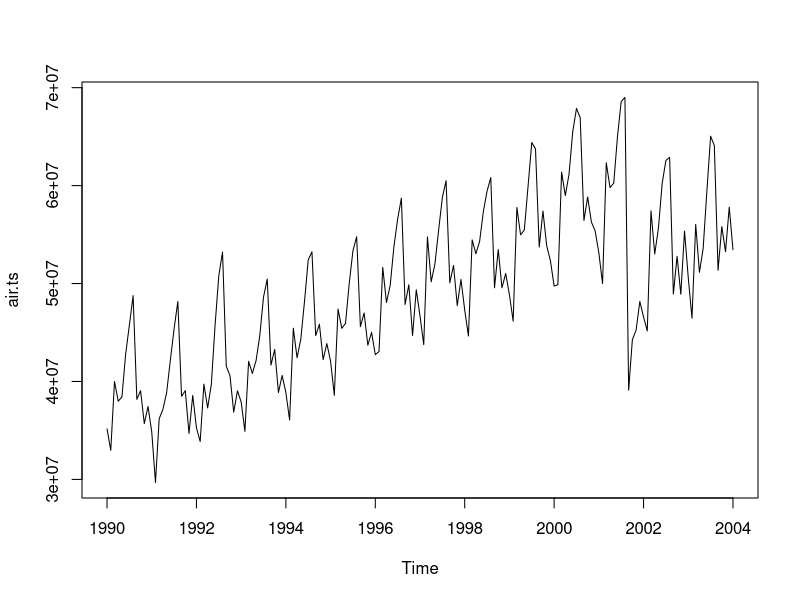
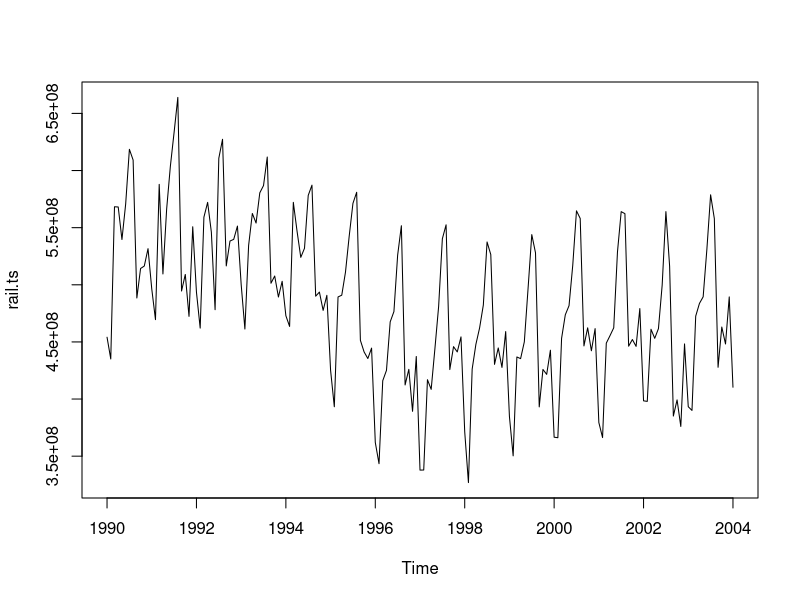
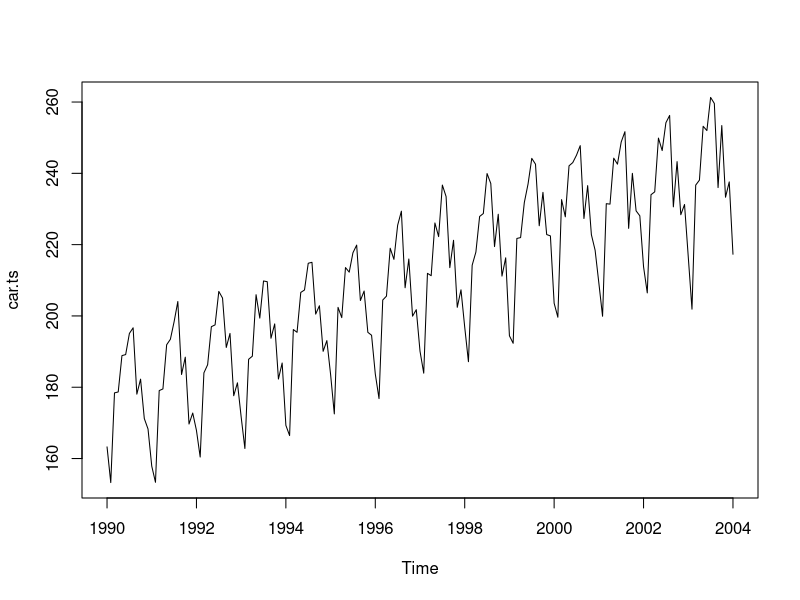
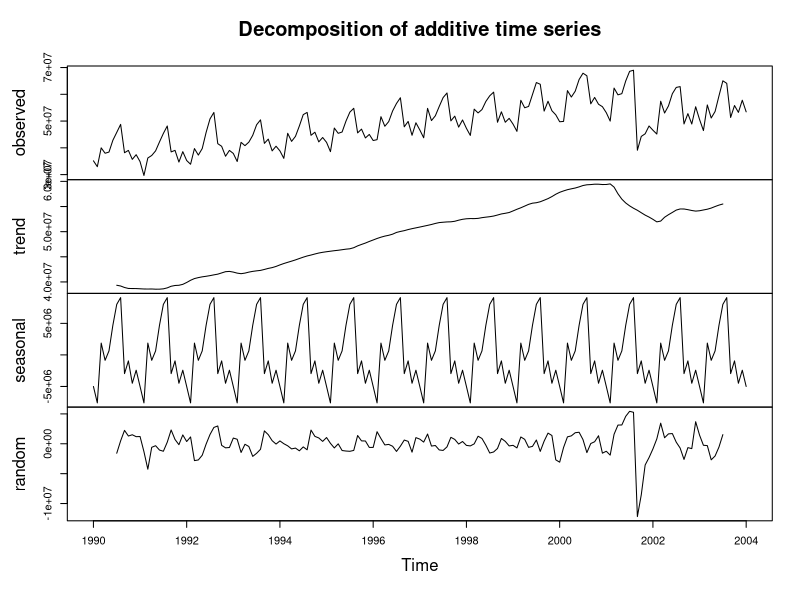
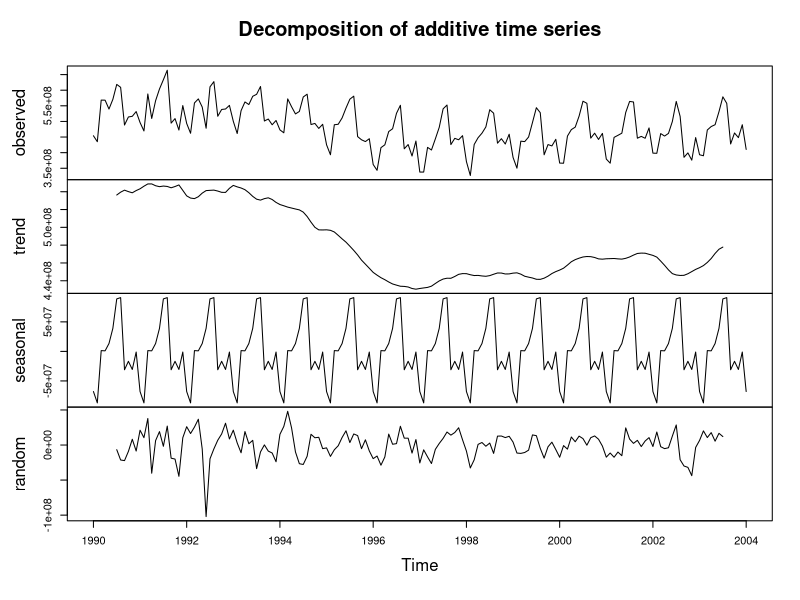
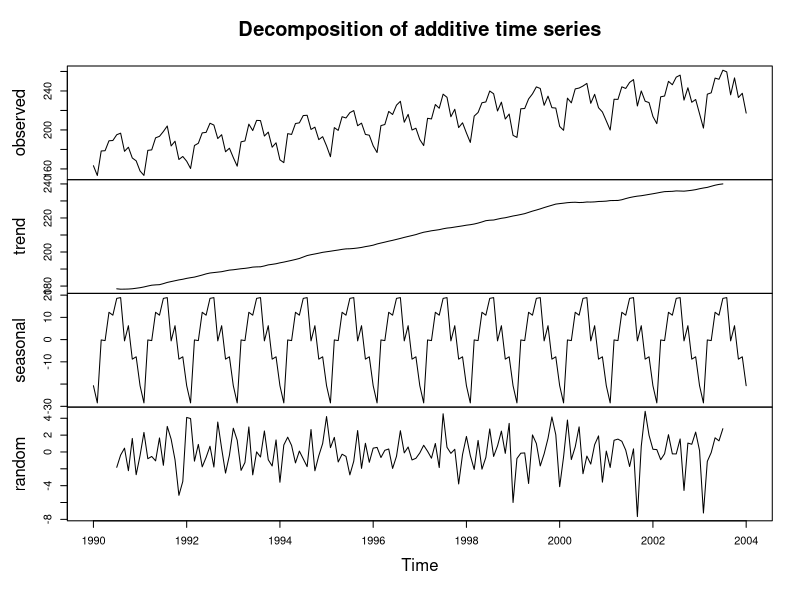

R code for these plots, in order:
library(tseries)

sep11travel <- read.csv('./Data/Sept11Travel.csv')
View(sep11travel)

air.ts <- ts(sep11travel$air, start=c(1990, 1), end=c(2004, 1), frequency=12)
plot(air.ts)

rail.ts <- ts(sep11travel$rail, start=c(1990, 1), end=c(2004, 1), frequency=12)
plot(rail.ts)

car.ts <- ts(sep11travel$car, start=c(1990, 1), end=c(2004, 1), frequency=12)
plot(car.ts)

plot(decompose(air.ts))
plot(decompose(rail.ts))
plot(decompose(car.ts))
